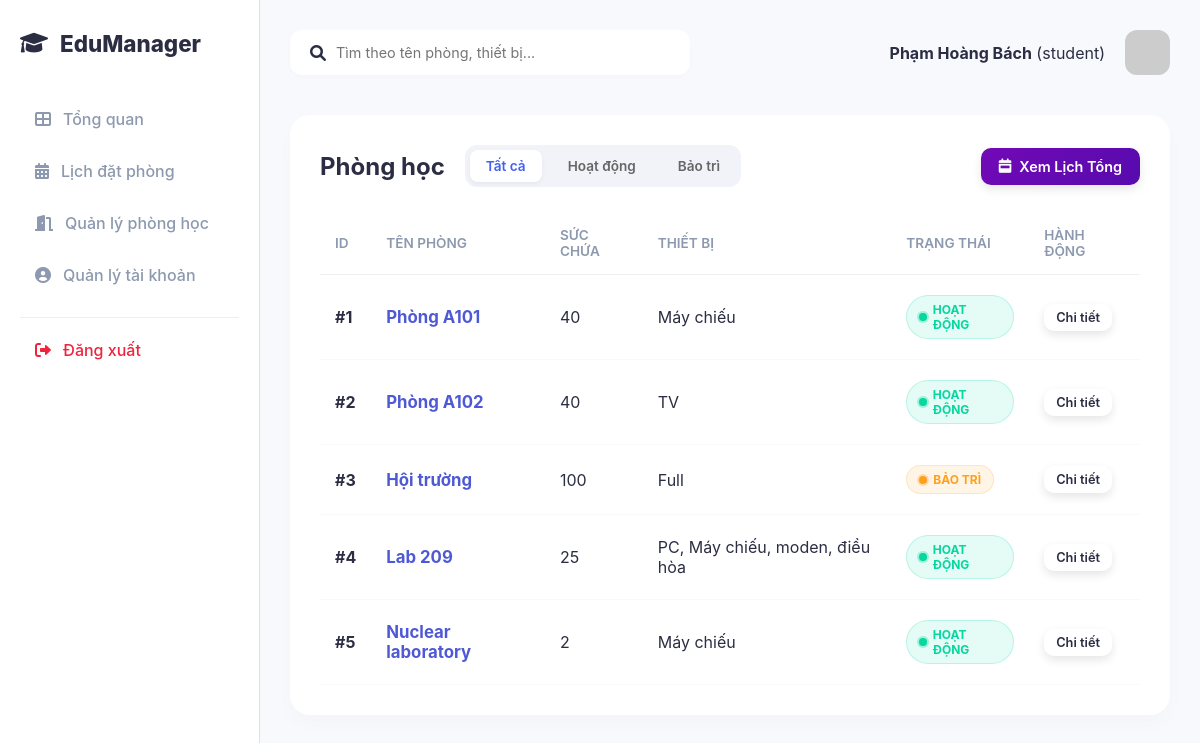
Page /room-management (signed in) on the earlier database version.
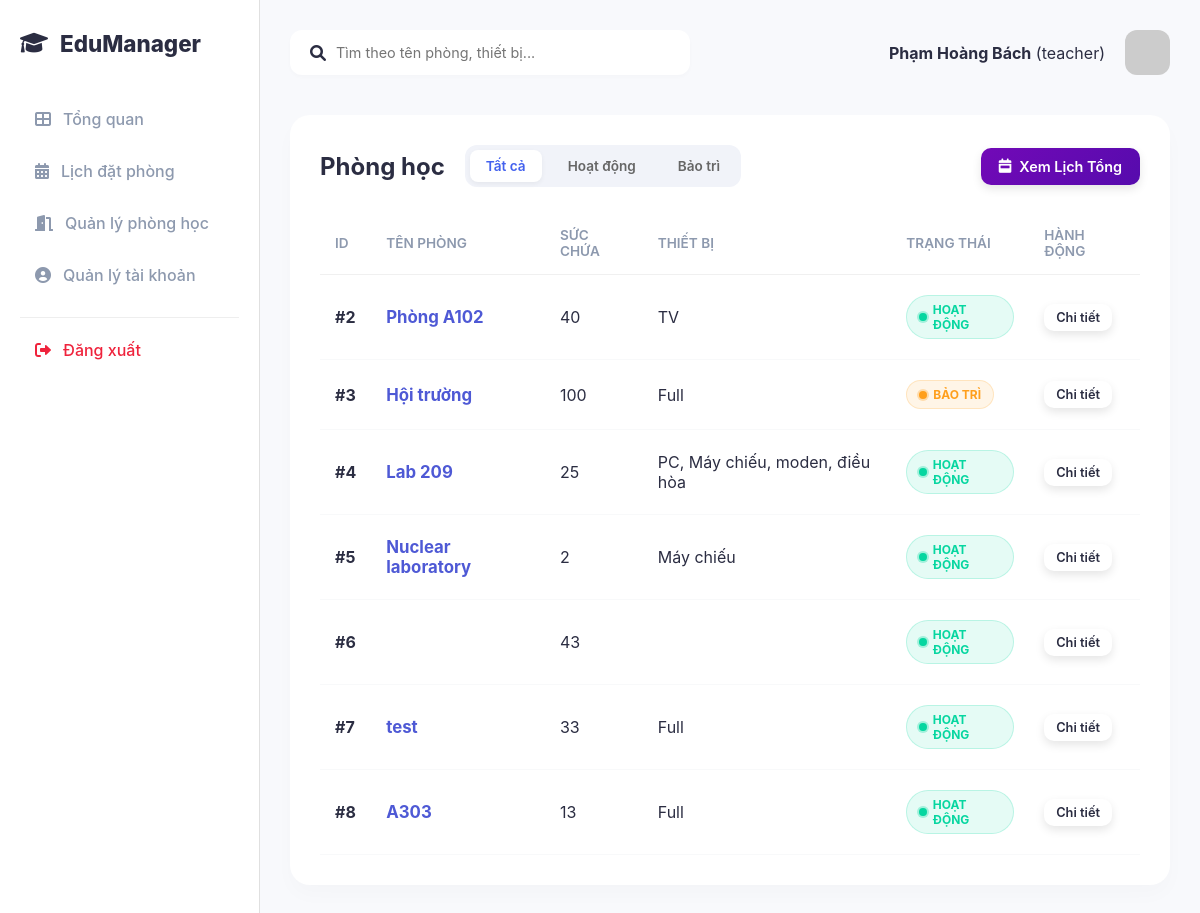
Same page on the later database version.
### app.py (models this page shows)
class User(Base):
    __tablename__ = "users"
    id = Column(Integer, primary_key=True, index=True)
    username = Column(String, unique=True, index=True)
    password = Column(String)
    email = Column(String, unique=True)
    phone = Column(String)
    role = Column(String, default="teacher")
    full_name = Column(String)
    verification_code = Column(String, nullable=True)

class Classroom(Base):
    __tablename__ = "classrooms"
    id = Column(Integer, primary_key=True, index=True)
    room_name = Column(String, unique=True, index=True)
    capacity = Column(Integer)
    equipment = Column(String)
    status = Column(String, default="Available")

### app.py (the view)
@app.get("/room-management", response_class=HTMLResponse)
async def room_mgmt(request: Request, db: Session = Depends(get_db)):
    u = get_current_user(request, db)
    if not u: return RedirectResponse("/")
    return templates.TemplateResponse("room_management.html", {"request": request, "classrooms": db.query(Classroom).all(), "role": u.role, "username": u.username, "full_name": u.full_name})

### templates/room_management.html (shortened to what this page needs)
<!DOCTYPE html>
<html lang="vi">
<head>
    <link rel="stylesheet" href="/static/style.css">
    <link rel="stylesheet" href="https://cdnjs.cloudflare.com/ajax/libs/font-awesome/6.0.0/css/all.min.css">
</head>
<body>
    <div class="container">
        <aside class="sidebar">
            <div class="logo" style="color: var(--color-bar);"><i class="fas fa-graduation-cap"></i><span>EduManager</span></div>
            <nav>
                <ul>
                    <li><a href="/dashboard"><i class="fas fa-th-large"></i> Tổng quan</a></li>
                    <li><a href="/booking-scheduler"><i class="fas fa-calendar-alt"></i> Lịch đặt phòng</a></li>
                    <li class="active"><a href="/room-management"><i class="fas fa-door-open"></i> Quản lý phòng học</a></li>
                    <li><a href="/profile"><i class="fas fa-user-circle"></i> Quản lý tài khoản</a></li>
                    <li class="logout-item" style="margin-top: 20px; border-top: 1px solid #eee; padding-top: 10px;">
                        <a href="/logout" style="color: #ef233c !important;"><i class="fas fa-sign-out-alt"></i> Đăng xuất</a>
                    </li>
                </ul>
            </nav>
        </aside>
        <main class="main-content">
            <header>
                <div class="search-bar"><i class="fas fa-search"></i><input type="text" id="searchInput" onkeyup="searchRooms()" placeholder="Tìm theo tên phòng, thiết bị..."></div>
                <div class="user-profile">
                    <div class="info"><strong>{{ full_name if full_name else username }}</strong> ({{ role }})</div>
                    <img src="https://ui-avatars.com/api/?name={{ full_name if full_name else username }}&background=4361ee&color=fff&size=128" alt="Avatar">
                </div>
            </header>
            <section class="data-section">
                <div class="section-header" style="justify-content: space-between; display: flex; align-items: center; flex-wrap: wrap; gap: 15px;">
                    <div style="display: flex; align-items: center; gap: 20px;">
                        <h2 style="margin:0;">Phòng học</h2>
                        <div class="filter-group">
                            <button class="filter-btn active" onclick="filterStatus('all', this)">Tất cả</button>
                            <button class="filter-btn" onclick="filterStatus('Available', this)">Hoạt động</button>
                            <button class="filter-btn" onclick="filterStatus('Maintenance', this)">Bảo trì</button>
                        </div>
                    </div>
                    <div style="display: flex; gap: 10px;">
                        <button class="btn-premium btn-purple" onclick="window.location.href='/booking-scheduler'"><i class="fas fa-calendar-week"></i> Xem Lịch Tổng</button>
                    </div>
                </div>
                <div class="table-container">
                    <table id="roomTable">
                        <thead><tr><th>ID</th><th>Tên phòng</th><th>Sức chứa</th><th>Thiết bị</th><th>Trạng thái</th><th>Hành động</th></tr></thead>
                        <tbody>
                            {% for room in classrooms %}
                            <tr class="room-row" data-status="{{ room.status }}">
                                <td><strong>#{{ room.id }}</strong></td>
                                <td><span style="font-size: 1.05rem; font-weight: 700; color: var(--dark);">{{ room.room_name }}</span></td>
                                <td>{{ room.capacity }}</td>
                                <td>{{ room.equipment }}</td>
                                <td>
                                    {% if room.status == 'Maintenance' %}
                                        <span class="status-badge maintenance"><span class="dot"></span> Bảo trì</span>
                                    {% else %}
                                        <span class="status-badge available"><span class="dot"></span> Hoạt động</span>
                                    {% endif %}
                                </td>
                                <td class="actions">
                                    <button class="btn-premium btn-white" style="padding: 6px 12px; font-size: 0.8rem;" onclick="toggleDetails(this, {{ room.id }})">Chi tiết</button>
                                </td>
                            </tr>
                            {% endfor %}
                        </tbody>
                    </table>
                </div>
            </section>
        </main>
    </div>
</body>
</html>

### static/style.css (style rules this page uses)
:root { --primary-color: #4361ee; --secondary-color: #3f37c9; --bg-color: #f8f9fc; --sidebar-color: #ffffff; --text-main: #2b2d42; --text-sub: #8d99ae; --white: #ffffff; --danger: #ef233c; --success: #06d6a0; }
* { margin: 0; padding: 0; box-sizing: border-box; font-family: 'Inter', sans-serif; }
body { background-color: var(--bg-color); color: var(--text-main); }
.container { display: flex; min-height: 100vh; }
.sidebar { width: 260px; background: var(--sidebar-color); border-right: 1px solid #e0e0e0; padding: 30px 20px; display: flex; flex-direction: column; }
.logo { display: flex; align-items: center; gap: 12px; font-size: 1.4rem; font-weight: 800; color: var(--primary-color); margin-bottom: 40px; }
.sidebar ul { list-style: none; }
.sidebar ul li { margin-bottom: 8px; }
.sidebar ul li a { text-decoration: none; color: var(--text-sub); padding: 12px 15px; display: flex; align-items: center; gap: 12px; border-radius: 10px; transition: all 0.3s; font-weight: 500; }
.main-content { flex: 1; padding: 30px; }
header { display: flex; justify-content: space-between; margin-bottom: 40px; }
.search-bar { background: white; padding: 10px 20px; border-radius: 12px; display: flex; align-items: center; gap: 10px; width: 400px; box-shadow: 0 2px 4px rgba(0,0,0,0.02); }
.search-bar input { border: none; outline: none; width: 100%; font-size: 0.9rem; }
.user-profile { display: flex; align-items: center; gap: 20px; }
.user-profile img { width: 45px; border-radius: 12px; }
.data-section { background: white; padding: 30px; border-radius: 20px; box-shadow: 0 10px 20px rgba(0,0,0,0.02); }
.section-header { display: flex; justify-content: space-between; align-items: center; margin-bottom: 25px; }
table { width: 100%; border-collapse: collapse; }
table th { text-align: left; padding: 15px; color: var(--text-sub); font-weight: 600; font-size: 0.85rem; text-transform: uppercase; border-bottom: 1px solid #f0f0f0; }
table td { padding: 20px 15px; border-bottom: 1px solid #f8f9fa; }
.actions button { border: none; cursor: pointer; margin-right: 10px; font-size: 1rem; transition: 0.2s; background: transparent; color: inherit; }
.logout-item i { color: var(--danger); }

### templates/room_management.html (style rules this page uses)
:root { --primary: #4361ee; --success: #06d6a0; --warning: #ff9f1c; --danger: #ef233c; --dark: #4e59d5ff; }
.status-badge { padding: 6px 12px; border-radius: 30px; font-size: 0.75rem; font-weight: 700; display: inline-flex; align-items: center; gap: 6px; text-transform: uppercase; }
.status-badge.available { background: rgba(6, 214, 160, 0.1); color: var(--success); border: 1px solid rgba(6, 214, 160, 0.2); }
.status-badge.maintenance { background: rgba(255, 159, 28, 0.1); color: var(--warning); border: 1px solid rgba(255, 159, 28, 0.2); }
.dot { width: 8px; height: 8px; border-radius: 50%; display: inline-block; }
.available .dot { background: var(--success); box-shadow: 0 0 0 2px rgba(6, 214, 160, 0.3); }
.maintenance .dot { background: var(--warning); box-shadow: 0 0 0 2px rgba(255, 159, 28, 0.3); }
.btn-premium { border: none; padding: 10px 18px; border-radius: 10px; font-weight: 600; cursor: pointer; transition: all 0.3s; display: inline-flex; align-items: center; gap: 8px; box-shadow: 0 4px 10px rgba(0,0,0,0.1); font-size: 0.9rem; }
.btn-purple { background: linear-gradient(135deg, #7209b7, #560bad); color: white; }
.btn-white { background: white; color: var(--dark); border: 1px solid #eee; }
.filter-group { display: flex; gap: 10px; background: #f1f3f9; padding: 5px; border-radius: 12px; }
.filter-btn { border: none; padding: 8px 16px; border-radius: 8px; cursor: pointer; font-weight: 600; font-size: 0.85rem; transition: 0.2s; color: #666; background: transparent; }
.filter-btn.active { background: white; color: var(--primary); box-shadow: 0 2px 5px rgba(0,0,0,0.05); }

Differences in the rows shown:
removed Classroom: id "1", room_name "Phòng A101", capacity "40", equipment "Máy chiếu", status "Available" (drawn)
changed User "Phạm Hoàng Bách": role "student" → "teacher"
added Classroom: id "6", capacity "43", status "Available" (drawn)
added Classroom: id "7", room_name "test", capacity "33", equipment "Full", status "Available" (drawn)
added Classroom: id "8", room_name "A303", capacity "13", equipment "Full", status "Available" (drawn)
